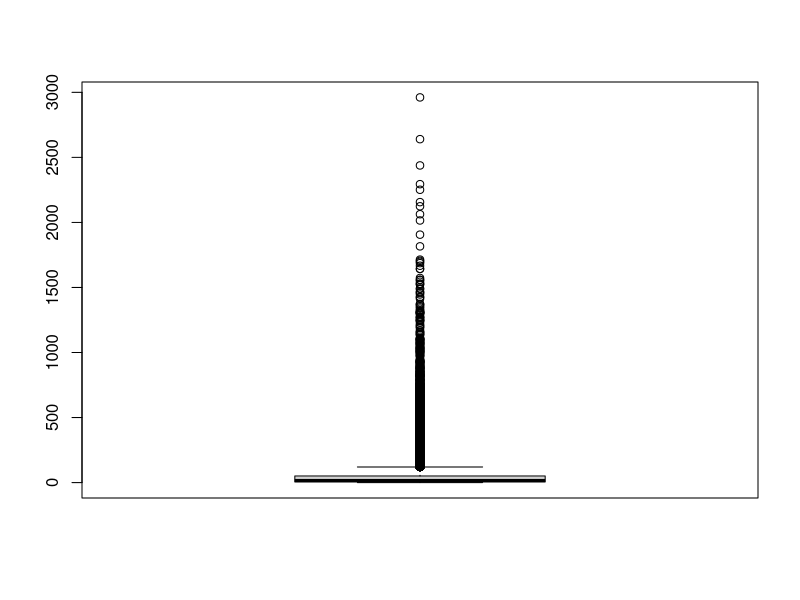
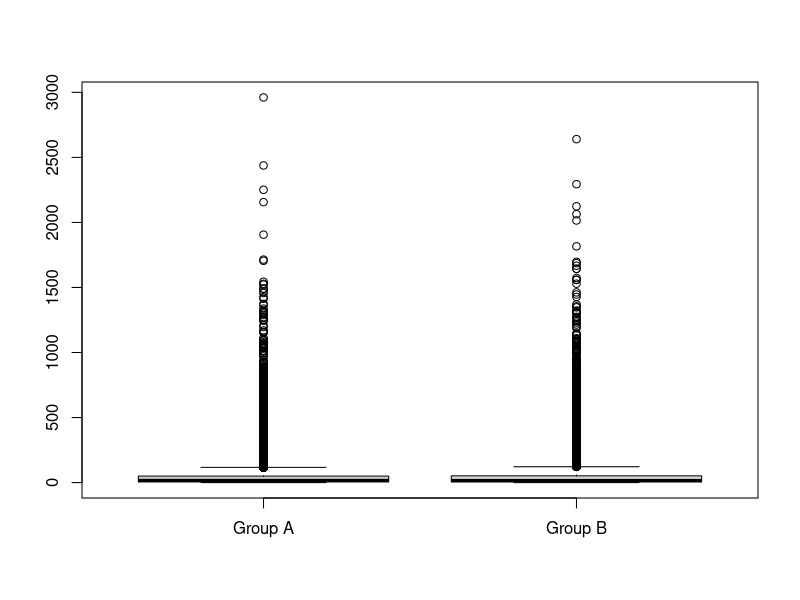
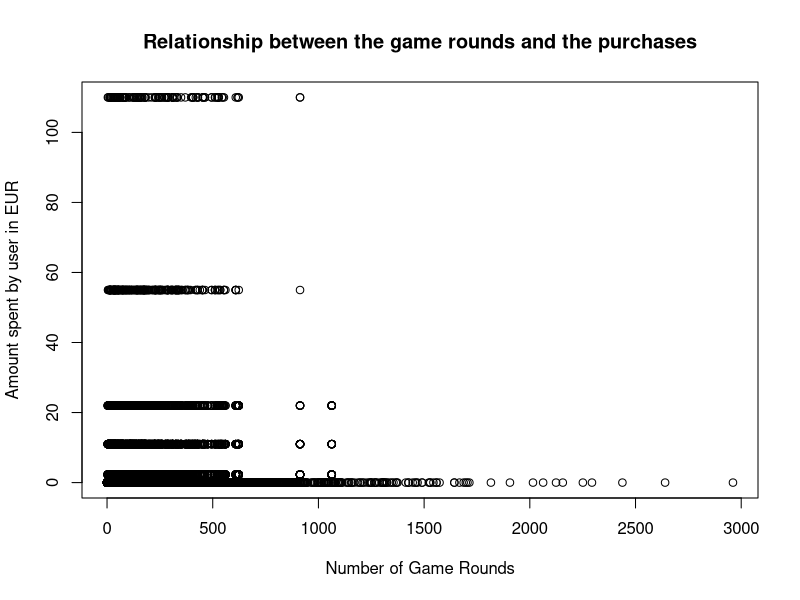

Generate these figures, in order, with R:
## ---- chunk 1
knitr::opts_chunk$set(echo = TRUE)
## ---- chunk 2
  DS <- read.csv("cookie_cats_ABtest.csv", sep = ",")
  PR <- read.csv("cookie_cats_purch.csv", sep = ",")
  
  str(DS)
  str(PR)
## ---- chunk 3
  naUserid <- which(is.na(DS$userid)) ; naUserid
  DS <- DS[-naUserid, ]
## ---- chunk 4
  table(DS$retention_1)
  DS$retention_1[DS$retention_1 == "false "] = FALSE
  DS$retention_1[DS$retention_1 == "  true "] = TRUE
  table(DS$retention_1)
## ---- chunk 5
  DS <- DS[-which.max(DS$sum_gamerounds), ]
## ---- chunk 6
  inexistentValues <- which((PR$id %in% DS$userid) == FALSE) ; inexistentValues
  PR <- PR[-inexistentValues, ]
  which((PR$id %in% DS$userid) == FALSE)
## ---- chunk 7
  naPurch <- which(is.na(PR$purch)) ; naPurch
  PR <- PR[-naPurch, ]
## ---- chunk 8
  PR['purch'] <-  as.numeric(gsub("[a-zA-Z]","", PR$purch))
## ---- chunk 9
  PR$purch[PR$purch < 0] <- -(PR$purch[PR$purch < 0])
  unique(PR$purch)
## ---- chunk 10
  nrow(DS)
## ---- chunk 11
  table(DS$version)
## ---- chunk 12
  boxplot(DS$sum_gamerounds)
  groupA <- DS$sum_gamerounds[DS$version == "gate_30"]
  groupB <- DS$sum_gamerounds[DS$version == "gate_40"]
  boxplot(groupA, groupB, names = c("Group A", "Group B"))
## ---- chunk 13
  activeUsersDay1 <- sum(DS$retention_1 == TRUE)
  totalUsers <- nrow(DS)
  percentageRetentionDay1 <- activeUsersDay1 * 100 / totalUsers
  paste(as.character(round(percentageRetentionDay1, 3)),"%")
## ---- chunk 14
  activeUsersDay7 <- sum(DS$retention_1 == TRUE & DS$retention_7 == TRUE)
  percentageRetentionDay7 <- activeUsersDay7 * 100 / totalUsers
  paste(as.character(round(percentageRetentionDay7, 3)),"%")
## ---- chunk 15
  non.playing.users <- sum(DS$retention_1 == FALSE & DS$retention_7 == FALSE) ; non.playing.users
## ---- chunk 16
  percentageNonPlayingUsers <- non.playing.users * 100 / totalUsers
  paste(as.character(round(percentageNonPlayingUsers, 2)),"%")
## ---- chunk 17

## ---- chunk 18
  #stdev <- sqrt(sum((dataset$A)^2) / (length(dataset$A)-1))
## ---- chunk 19
  library(dplyr)
  merge.all <-merge(DS,PR,by.x="userid",by.y="id", all = TRUE)
  merge.all$purch[is.na(merge.all$purch)] <- 0
  
  merge.purch = merge(DS,PR,by.x="userid",by.y="id")
## ---- chunk 20
  plot(merge.all$sum_gamerounds, merge.all$purch, xlab = "Number of Game Rounds", ylab = "Amount spent by user in EUR", main = "Relationship between the game rounds and the purchases")
## ---- chunk 21
  lm.all <- lm(merge.all$purch ~ merge.all$sum_gamerounds, merge.all)
  lm.all

  
  lm.just.purch <- lm(merge.purch$purch ~ merge.purch$sum_gamerounds, merge.purch)
  lm.just.purch

## ---- chunk 22
  summary(lm.all)
  summary(lm.just.purch)
## ---- chunk 23

## ---- chunk 24
